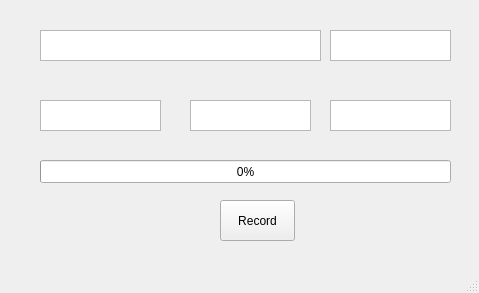
<?xml version="1.0" encoding="UTF-8"?>
<ui version="4.0">
 <class>MainWindow</class>
 <widget class="QMainWindow" name="MainWindow">
  <property name="geometry">
   <rect>
    <x>0</x>
    <y>0</y>
    <width>479</width>
    <height>293</height>
   </rect>
  </property>
  <property name="windowTitle">
   <string>MainWindow</string>
  </property>
  <widget class="QWidget" name="centralwidget">
   <widget class="QTextEdit" name="pathEditor">
    <property name="geometry">
     <rect>
      <x>40</x>
      <y>30</y>
      <width>281</width>
      <height>31</height>
     </rect>
    </property>
   </widget>
   <widget class="QTextEdit" name="nameInput">
    <property name="geometry">
     <rect>
      <x>40</x>
      <y>100</y>
      <width>121</width>
      <height>31</height>
     </rect>
    </property>
   </widget>
   <widget class="QTextEdit" name="surName">
    <property name="geometry">
     <rect>
      <x>190</x>
      <y>100</y>
      <width>121</width>
      <height>31</height>
     </rect>
    </property>
   </widget>
   <widget class="QTextEdit" name="studentID">
    <property name="geometry">
     <rect>
      <x>330</x>
      <y>100</y>
      <width>121</width>
      <height>31</height>
     </rect>
    </property>
   </widget>
   <widget class="QProgressBar" name="progressBar">
    <property name="geometry">
     <rect>
      <x>40</x>
      <y>160</y>
      <width>411</width>
      <height>23</height>
     </rect>
    </property>
    <property name="locale">
     <locale language="English" country="UnitedStates"/>
    </property>
    <property name="value">
     <number>0</number>
    </property>
   </widget>
   <widget class="QPushButton" name="recordButton">
    <property name="geometry">
     <rect>
      <x>220</x>
      <y>200</y>
      <width>75</width>
      <height>41</height>
     </rect>
    </property>
    <property name="text">
     <string>Record</string>
    </property>
   </widget>
   <widget class="QTextEdit" name="fileName">
    <property name="geometry">
     <rect>
      <x>330</x>
      <y>30</y>
      <width>121</width>
      <height>31</height>
     </rect>
    </property>
   </widget>
  </widget>
  <widget class="QMenuBar" name="menubar">
   <property name="geometry">
    <rect>
     <x>0</x>
     <y>0</y>
     <width>479</width>
     <height>21</height>
    </rect>
   </property>
  </widget>
  <widget class="QStatusBar" name="statusbar"/>
 </widget>
 <resources/>
 <connections/>
</ui>
